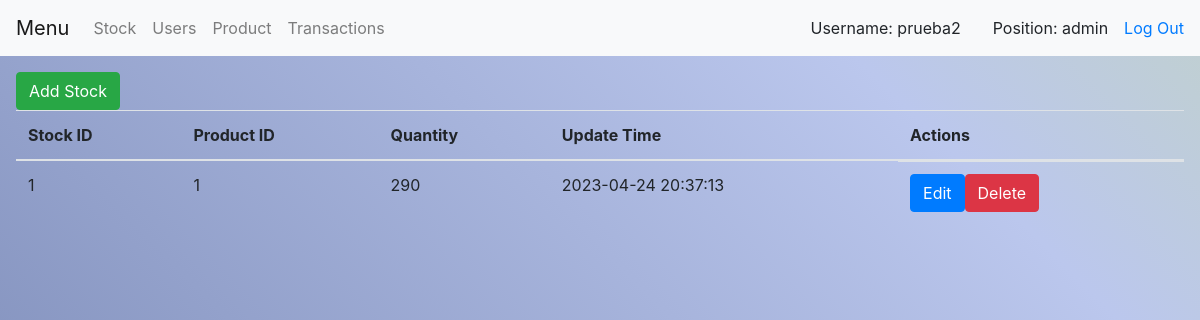
The page /NebulaWarehouse/Stock.php (signed in) on the database its author committed.
### tables this page shows
CREATE TABLE `Stock` (
  `stock_id` int(11) NOT NULL,
  `product_id` int(11) DEFAULT NULL,
  `quantity` int(11) DEFAULT NULL,
  `update_time` datetime DEFAULT NULL
);

### NebulaWarehouse/Stock.cls.php (called while the page is built, shortened)
<?php
class Stock{
    private $stock_id;
    private $product_id;
    private $quantity;
    private $update_time;
    function __construct($stock_id=null, $product_id=null, $quantity=null, $update_time=null){
        $this->stock_id=$stock_id;
        $this->product_id=$product_id;
        $this->quantity=$quantity;
        $this->update_time=$update_time;
    }
    public function getAllStocks($connection){
        $counter=0;
        $sqlStmt="Select * from Stock";
        foreach ($connection->query($sqlStmt)as $oneRow){
            $stock= new Stock();
            $stock->setStock_id($oneRow["stock_id"]);
            $stock->setProduct_id($oneRow["product_id"]);
            $stock->setQuantity($oneRow["quantity"]);
            $stock->setUpdate_time($oneRow["update_time"]);
            $arrStock[$counter++]=$stock;
        }
        return $arrStock ;
    }
    public function getStock_id()
    {
        return $this->stock_id;
    }
    public function getProduct_id()
    {
        return $this->product_id;
    }
    public function getQuantity()
    {
        return $this->quantity;
    }
    public function getUpdate_time()
    {
        return $this->update_time;
    }
    public function setStock_id($stock_id)
    {
        $this->stock_id = $stock_id;
    }
    public function setProduct_id($product_id)
    {
        $this->product_id = $product_id;
    }
    public function setQuantity($quantity)
    {
        $this->quantity = $quantity;
    }
    public function setUpdate_time($update_time)
    {
        $this->update_time = $update_time;
    }
}

### NebulaWarehouse/Stock.php (the view, shortened to what this page needs)
<?php
require_once 'Stock.cls.php';
global $connection;
$stock = new Stock();
$stocks = $stock->getAllStocks($connection);
include_once 'Menu.php';
?>
<!DOCTYPE html>
<html lang="en">
<head>
    <link rel="stylesheet" href="https://maxcdn.bootstrapcdn.com/bootstrap/4.0.0/css/bootstrap.min.css">
    <link rel="stylesheet" href="/NebulaWarehouse/style.css">
</head>
<body>
    <div class="p-3">
        <button class="btn btn-success" onclick="location.href='add-stock.php'">Add Stock</button>
        <table class="table">
          <thead>
            <tr>
              <th>Stock ID</th>
              <th>Product ID</th>
              <th>Quantity</th>
              <th>Update Time</th>
              <th>Actions</th>
            </tr>
          </thead>
          <tbody>
            <?php foreach ($stocks as $stock) { ?>
              <tr>
                <td><?= $stock->getStock_id(); ?></td>
                <td><?= $stock->getProduct_id(); ?></td>
                <td><?= $stock->getQuantity(); ?></td>
                <td><?= $stock->getUpdate_time(); ?></td>
                <td class="d-flex flex-row">
                  <a href="edit-stock.php?id=<?= $stock->getStock_id() ?>" class="btn btn-primary">Edit</a>
                  <form method="post">
                      <button type="submit" name="delete<?= $stock->getStock_id() ?>" class="btn btn-danger delete-stock">Delete</button>
                  </form>
                </td>
              </tr>
            <?php } ?>
          </tbody>
        </table>
    </div>
</body>
</html>

### NebulaWarehouse/style.css (style rules this page uses)
body { background: linear-gradient(45deg, rgb(170, 225, 186),rgb(238, 173, 149), rgb(127, 142, 186), rgb(187, 199, 237), rgb(205, 230, 138), rgb(170, 225, 186),rgb(238, 173, 149)); background-size: 400% 400%; animation: gradient 15s ease infinite ; height: 100vh; min-width: 100vw; width: 100vw; z-index: -1; }
body::before { filter: blur(64px); }

### rows shown on the page
stock: stock_id "1", product "1", quantity "290", update_time "2023-04-24 20:37:13"
